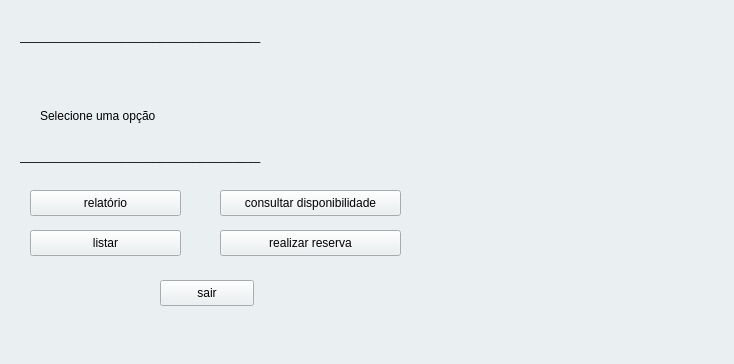
<?xml version="1.0" encoding="UTF-8"?>
<ui version="4.0">
 <class>MainWindow</class>
 <widget class="QMainWindow" name="MainWindow">
  <property name="geometry">
   <rect>
    <x>0</x>
    <y>0</y>
    <width>734</width>
    <height>364</height>
   </rect>
  </property>
  <property name="windowTitle">
   <string>MainWindow</string>
  </property>
  <property name="styleSheet">
   <string notr="true">background-color: rgb(234, 240, 242);</string>
  </property>
  <widget class="QWidget" name="centralwidget">
   <widget class="QLabel" name="atendentelabel">
    <property name="geometry">
     <rect>
      <x>90</x>
      <y>60</y>
      <width>271</width>
      <height>31</height>
     </rect>
    </property>
    <property name="styleSheet">
     <string notr="true">font: 700 15pt &quot;Noto Serif CJK KR&quot;;</string>
    </property>
    <property name="text">
     <string/>
    </property>
   </widget>
   <widget class="QLabel" name="label">
    <property name="geometry">
     <rect>
      <x>40</x>
      <y>90</y>
      <width>391</width>
      <height>51</height>
     </rect>
    </property>
    <property name="styleSheet">
     <string notr="true">font: 700 25pt &quot;Noto Serif CJK KR&quot;;</string>
    </property>
    <property name="text">
     <string>Selecione uma opção</string>
    </property>
   </widget>
   <widget class="QLabel" name="atendentelabel_2">
    <property name="geometry">
     <rect>
      <x>430</x>
      <y>-20</y>
      <width>301</width>
      <height>361</height>
     </rect>
    </property>
    <property name="styleSheet">
     <string notr="true"/>
    </property>
    <property name="text">
     <string/>
    </property>
    <property name="pixmap">
     <pixmap resource="icons.qrc">:/images/imagens/logoo.png</pixmap>
    </property>
    <property name="scaledContents">
     <bool>true</bool>
    </property>
   </widget>
   <widget class="QPushButton" name="gerarRelatorioButton">
    <property name="geometry">
     <rect>
      <x>30</x>
      <y>190</y>
      <width>151</width>
      <height>26</height>
     </rect>
    </property>
    <property name="styleSheet">
     <string notr="true">border-bottom-color: rgb(0, 0, 0);
font: 10pt &quot;Liberation Serif&quot;;</string>
    </property>
    <property name="text">
     <string>relatório</string>
    </property>
   </widget>
   <widget class="QPushButton" name="listarReservasButton">
    <property name="geometry">
     <rect>
      <x>30</x>
      <y>230</y>
      <width>151</width>
      <height>26</height>
     </rect>
    </property>
    <property name="styleSheet">
     <string notr="true">border-bottom-color: rgb(0, 0, 0);
font: 10pt &quot;Liberation Serif&quot;;</string>
    </property>
    <property name="text">
     <string>listar</string>
    </property>
   </widget>
   <widget class="QPushButton" name="consultarButton">
    <property name="geometry">
     <rect>
      <x>220</x>
      <y>190</y>
      <width>181</width>
      <height>26</height>
     </rect>
    </property>
    <property name="styleSheet">
     <string notr="true">border-bottom-color: rgb(0, 0, 0);
font: 10pt &quot;Liberation Serif&quot;;</string>
    </property>
    <property name="text">
     <string>consultar disponibilidade</string>
    </property>
   </widget>
   <widget class="QPushButton" name="realizarReservaButton">
    <property name="geometry">
     <rect>
      <x>220</x>
      <y>230</y>
      <width>181</width>
      <height>26</height>
     </rect>
    </property>
    <property name="styleSheet">
     <string notr="true">border-bottom-color: rgb(0, 0, 0);
font: 10pt &quot;Liberation Serif&quot;;</string>
    </property>
    <property name="text">
     <string>realizar reserva</string>
    </property>
   </widget>
   <widget class="QPushButton" name="sairButton">
    <property name="geometry">
     <rect>
      <x>160</x>
      <y>280</y>
      <width>94</width>
      <height>26</height>
     </rect>
    </property>
    <property name="styleSheet">
     <string notr="true">border-bottom-color: rgb(0, 0, 0);
font: 10pt &quot;Liberation Serif&quot;;</string>
    </property>
    <property name="text">
     <string>sair</string>
    </property>
   </widget>
   <widget class="QLabel" name="label_2">
    <property name="geometry">
     <rect>
      <x>20</x>
      <y>20</y>
      <width>401</width>
      <height>31</height>
     </rect>
    </property>
    <property name="styleSheet">
     <string notr="true">font: 700 20pt &quot;Noto Serif CJK KR&quot;;</string>
    </property>
    <property name="text">
     <string>____________________________________</string>
    </property>
   </widget>
   <widget class="QLabel" name="label_3">
    <property name="geometry">
     <rect>
      <x>20</x>
      <y>140</y>
      <width>401</width>
      <height>31</height>
     </rect>
    </property>
    <property name="styleSheet">
     <string notr="true">font: 700 20pt &quot;Noto Serif CJK KR&quot;;</string>
    </property>
    <property name="text">
     <string>____________________________________</string>
    </property>
   </widget>
  </widget>
  <widget class="QMenuBar" name="menubar">
   <property name="geometry">
    <rect>
     <x>0</x>
     <y>0</y>
     <width>734</width>
     <height>23</height>
    </rect>
   </property>
  </widget>
  <widget class="QStatusBar" name="statusbar"/>
 </widget>
 <resources>
  <include location="icons.qrc"/>
 </resources>
 <connections/>
</ui>
